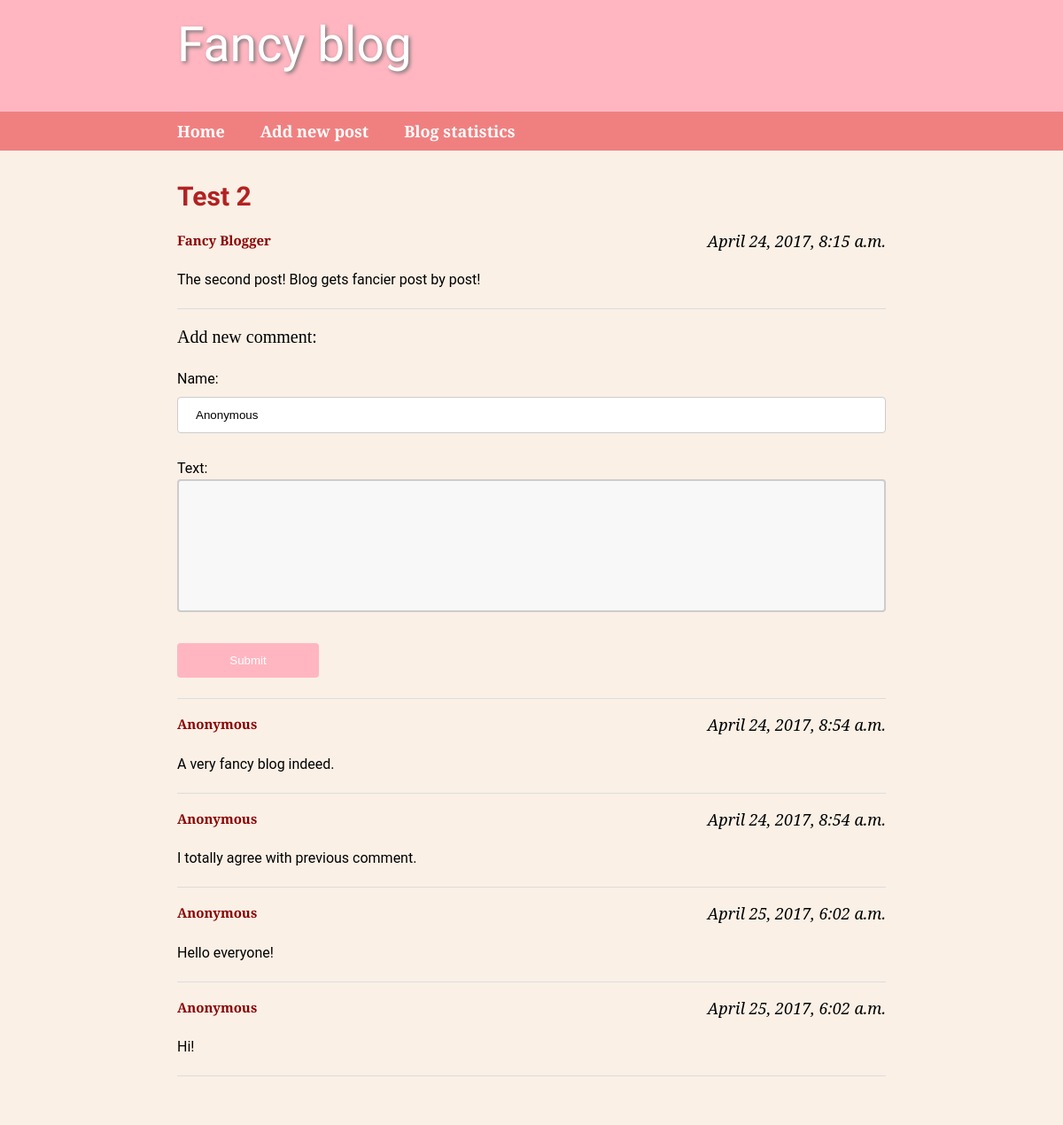
Page /2/ on the committed database.
### blog17/models.py (models this page shows)
class BlogPostModel(models.Model):
    title = models.CharField(max_length=50)
    date = models.DateTimeField(default=timezone.now)
    text = models.TextField()
    author = models.CharField(default='Fancy Blogger', max_length=30)

class CommentModel(models.Model):
    date = models.DateTimeField(default=timezone.now)
    text = models.TextField(max_length=350)
    name = models.CharField(default='Anonymous', max_length=30)
    post = models.ForeignKey('BlogPostModel', related_name='comments')

### blog17/views.py (the view)
# urls.py: url(r'^(?P<post_id>[0-9]+)/', post_view, name='post'),
def post_view(request, post_id):
    post = get_object_or_404(BlogPostModel, pk=post_id)
    comments = CommentModel.objects.filter(post=post)
    comment_form = CommentForm()
    c = {
        'post': post,
        'comments': comments,
        'comment_form': comment_form,
    }
    if request.method == 'POST':
        comment_form = CommentForm(request.POST)
        if comment_form.is_valid():
            comment_form.save(post=post)
            return render(request, 'blog17/post.html', c)
    elif request.method == 'GET':
        return render(request, 'blog17/post.html', c)
    return HttpResponse(status=405)

### blog17/forms.py (shortened to what this page needs)
class CommentForm(forms.ModelForm):
    class Meta:
        model = CommentModel
        fields = ('name', 'text',)

### blog17/templates/blog17/post.html (shortened to what this page needs)
{% extends 'blog17/_base.html' %}
{% block content %}
    <div class="container">
    <div class="post">
	    <h2 class="title">{{ post.title }}</h2>
		<h6 class="date">{{ post.date }}</h6>
        <h5 class="name">{{ post.author }}</h5>
		<p> {{ post.text }}</p>
    </div>
    </div>
    <hr>
    <div class="container">
        <h3>Add new comment:</h3>
        <form class="form" action="{% url 'post' post.id %}" method="POST">
            {{ comment_form.as_p }}
            <input class="btn" type="submit" value="Submit" />
        </form>
        <hr>
    </div>
  <div class="container">
      <div class="comments">
        {% for comment in comments %}
            <div class="comment">
                <h6 class="date">{{ comment.date }}</h6>
                <h5 class="name">{{ comment.name }}</h5>
                <p>{{ comment.text }}</p>
            <hr>
            </div>
         {% endfor %}
      </div>
  </div>
</div>
{% endblock %}

### blog17/static/blog17/styles.css (style rules this page uses)
body { margin: 0; padding: 0; color: #000; background-color: #dddddd; font-size: 16px; font-family: 'PT Serif', serif; }
h1,h2,h3,h4,h5,h6 { margin: 0 0 25px; font-weight: 500; line-height: 1.1; }
h2 { font-size: 28px; }
h3 { font-size: 20px; }
h5 { font-size: 15px; }
h6 { font-size: 14px; }
.title { font-family: 'Philosopher', sans-serif; font-size: 30px; font-weight: bold; color: firebrick; }
.name { font-weight: bold ; color: darkred; }
.date { float: right; width: auto; margin: auto; font-size: 18px; font-family: "Garamond", "Georgia", "serif"; font-style: italic; }
p { margin: 0 0 20px; line-height: 1.5; font-family: "Roboto", "Lucida Grande", Verdana, Arial, sans-serif }
hr { height: 0; margin-top: 15px; margin-bottom: 20px; border: 0; border-top: 1px solid #ddd; }
.container { max-width: 50em; margin: auto auto; }
input[type=text] { width: 100%; padding: 12px 20px; margin: 8px 0; display: inline-block; border: 1px solid #ccc; border-radius: 4px; box-sizing: border-box; }
input[type=submit] { width: 20%; background-color: lightpink; color: white; padding: 12px 20px; margin: 8px 0; border: none; border-radius: 4px; cursor: pointer; }
textarea { width: 100%; height: 150px; padding: 10px 10px; box-sizing: border-box; border: 2px solid #ccc; border-radius: 4px; background-color: #f8f8f8; resize: none; }
.btn { -webkit-transition-duration: 0.5s; transition-duration: 0.5s; }

### rows in the picture
BlogPostModel: title "Test 2", date "April 24, 2017, 8:15 a.m.", author "Fancy Blogger", text "The second post! Blog gets fancier post by post!"
CommentModel: date "April 24, 2017, 8:54 a.m.", name "Anonymous", text "A very fancy blog indeed."
CommentModel: date "April 24, 2017, 8:54 a.m.", name "Anonymous", text "I totally agree with previous comment."
CommentModel: date "April 25, 2017, 6:02 a.m.", name "Anonymous", text "Hello everyone!"
CommentModel: date "April 25, 2017, 6:02 a.m.", name "Anonymous", text "Hi!"
